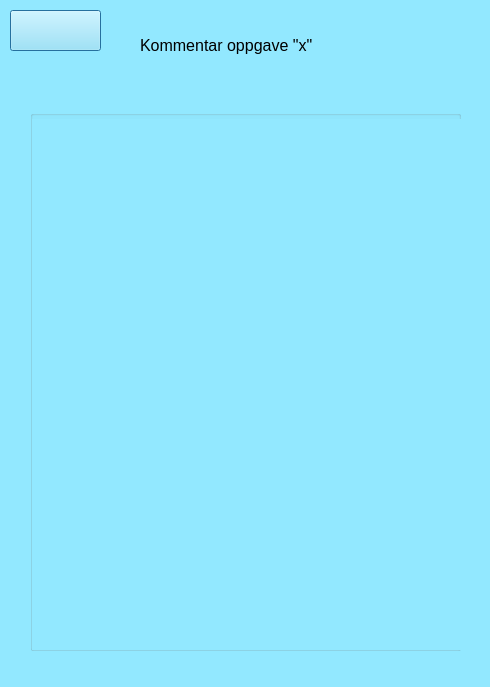
<?xml version="1.0" encoding="UTF-8"?>
<ui version="4.0">
 <class>readQuestionDialog</class>
 <widget class="QDialog" name="readQuestionDialog">
  <property name="geometry">
   <rect>
    <x>0</x>
    <y>0</y>
    <width>490</width>
    <height>687</height>
   </rect>
  </property>
  <property name="windowTitle">
   <string>Dialog</string>
  </property>
  <property name="styleSheet">
   <string notr="true">background-color: rgb(146, 232, 255);</string>
  </property>
  <widget class="QGroupBox" name="groupBox">
   <property name="geometry">
    <rect>
     <x>30</x>
     <y>110</y>
     <width>431</width>
     <height>541</height>
    </rect>
   </property>
   <property name="title">
    <string/>
   </property>
   <widget class="QLabel" name="label_2">
    <property name="geometry">
     <rect>
      <x>2</x>
      <y>9</y>
      <width>431</width>
      <height>531</height>
     </rect>
    </property>
    <property name="text">
     <string/>
    </property>
   </widget>
  </widget>
  <widget class="QLabel" name="label">
   <property name="geometry">
    <rect>
     <x>140</x>
     <y>20</y>
     <width>181</width>
     <height>51</height>
    </rect>
   </property>
   <property name="font">
    <font>
     <pointsize>12</pointsize>
    </font>
   </property>
   <property name="styleSheet">
    <string notr="true">color: rgb(0, 0, 0);</string>
   </property>
   <property name="text">
    <string>Kommentar oppgave &quot;x&quot;</string>
   </property>
  </widget>
  <widget class="QPushButton" name="pushButton">
   <property name="geometry">
    <rect>
     <x>10</x>
     <y>10</y>
     <width>91</width>
     <height>41</height>
    </rect>
   </property>
   <property name="styleSheet">
    <string notr="true">border-image: url(:/Assets/Buttons/gaa-tilbake_active.png);</string>
   </property>
   <property name="text">
    <string/>
   </property>
  </widget>
 </widget>
 <resources/>
 <connections/>
</ui>
